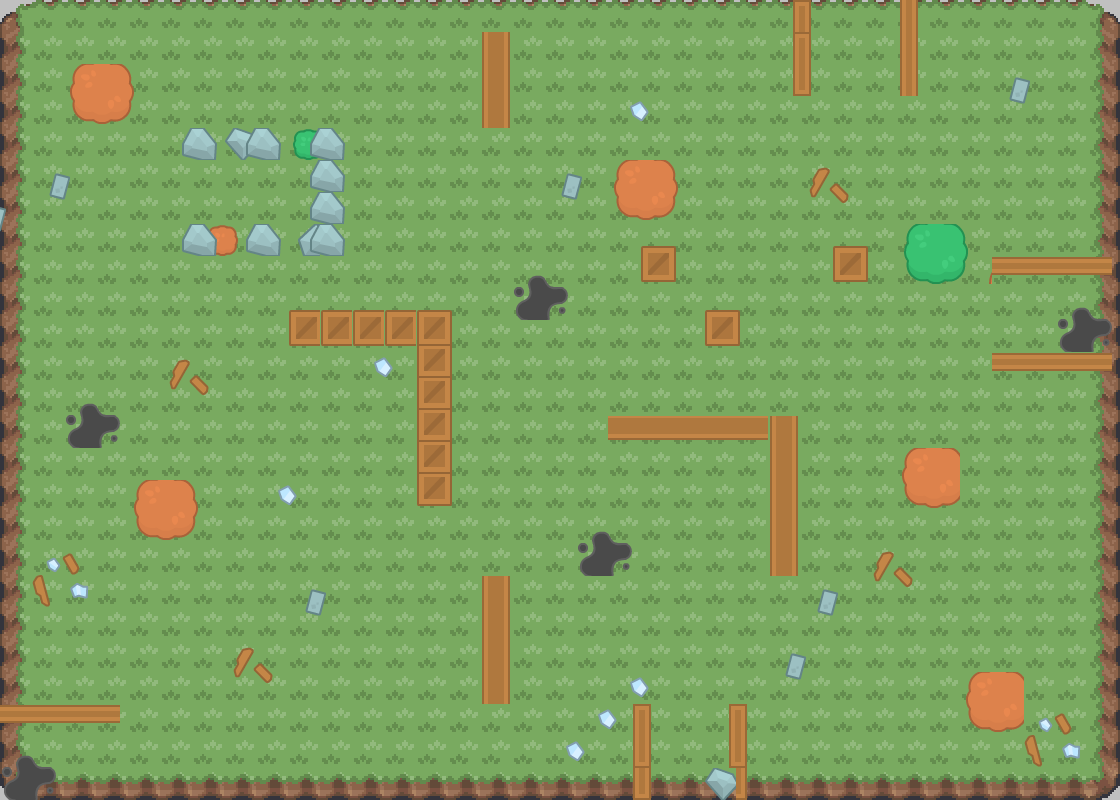

The image is a tile-based game level rendered from a .tmx file. Its description and source (layers, tilesets, objects; grid data summarised) follow:
An orthogonal 35x25 tile map with 32x32 px tiles, 3 tile layers (ground, decorations, walls), 2 tilesets and 34 objects (29x wall, 4x enemy, player).

<map version="1.4" tiledversion="1.4.3" orientation="orthogonal" renderorder="right-down" width="35" height="25" tilewidth="32" tileheight="32" infinite="0" nextlayerid="5" nextobjectid="74">
 <tileset firstgid="1" name="d5c4ijw-b5d34078-ed18-4380-aeb7-bbdbda1fb6d7" tilewidth="32" tileheight="32" tilecount="21" columns="7">
  <image source="../tiles/d5c4ijw-b5d34078-ed18-4380-aeb7-bbdbda1fb6d7.png" width="224" height="96" />
 </tileset>
 <tileset firstgid="22" name="spritesheet_tiles" tilewidth="32" tileheight="32" tilecount="2790" columns="62">
  <image source="../img/spritesheet_tiles.png" width="1988" height="1470" />
 </tileset>
 <layer id="1" name="ground" width="35" height="25">
  <data>[875 cells, 875 non-empty, 9 distinct tile ids]</data>
 </layer>
 <layer id="3" name="decorations" width="35" height="25">
  <data>[875 cells, 97 non-empty, 25 distinct tile ids]</data>
 </layer>
 <layer id="4" name="walls" width="35" height="25">
  <data>[875 cells, 132 non-empty, 30 distinct tile ids]</data>
 </layer>
 <objectgroup id="2" name="Obstacles">
  <object id="33" name="wall" x="482.667" y="32.1667" width="26.6667" height="95.8333" />
  <object id="34" name="wall" x="311.667" y="132.083" width="31.6667" height="122.833" />
  <object id="35" name="wall" x="418.667" y="312.083" width="30.6667" height="193.833" />
  <object id="36" name="wall" x="481.667" y="578.083" width="26.6667" height="126.833" />
  <object id="37" name="wall" x="74.6667" y="68.75" width="52.6667" height="53.8333" />
  <object id="39" name="wall" x="634.667" y="705.083" width="15.6667" height="93.8333" />
  <object id="40" name="wall" x="728.667" y="703.083" width="15.6667" height="94.8333" />
  <object id="41" name="wall" x="769.667" y="417.083" width="25.6667" height="159.833" />
  <object id="42" name="wall" x="794.667" y="2.08335" width="15.6667" height="92.8333" />
  <object id="43" name="wall" x="901.167" y="0.58335" width="15.6667" height="92.8333" />
  <object id="44" name="wall" x="615.167" y="162.583" width="58.6667" height="52.8333" />
  <object id="45" name="wall" x="905.667" y="226.583" width="58.6667" height="52.8333" />
  <object id="46" name="wall" x="901.667" y="449.583" width="58.6667" height="52.8333" />
  <object id="47" name="wall" x="966.667" y="673.583" width="58.6667" height="52.8333" />
  <object id="48" name="wall" x="135.667" y="481.583" width="58.6667" height="52.8333" />
  <object id="49" name="wall" x="184" y="128.917" width="126" height="31.5" />
  <object id="50" name="wall" x="184.333" y="224.25" width="126" height="31.5" />
  <object id="51" name="wall" x="289" y="312.25" width="130" height="31.5" />
  <object id="52" name="wall" x="0.333333" y="704.917" width="118.667" height="17.5" />
  <object id="53" name="wall" x="609.333" y="417.25" width="158.667" height="20.8333" />
  <object id="54" name="wall" x="642" y="247.917" width="33.8337" height="32.1667" />
  <object id="55" name="wall" x="705.333" y="310.583" width="33.8337" height="35.1667" />
  <object id="56" name="wall" x="834" y="247.25" width="34.0004" height="33.8334" />
  <object id="57" name="wall" x="992.333" y="256.167" width="119.834" height="17.1667" />
  <object id="58" name="wall" x="992.083" y="354.417" width="119.834" height="17.1667" />
  <object id="59" name="wall" x="0" y="1" width="1120" height="10" />
  <object id="60" name="wall" x="-1" y="782" width="1119" height="16" />
  <object id="61" name="wall" x="1102" y="2" width="18" height="798" />
  <object id="63" name="wall" x="-1" y="2" width="18" height="798" />
  <object id="69" name="player" x="242" y="181" />
  <object id="70" name="enemy" x="48" y="754" />
  <object id="71" name="enemy" x="690" y="758" />
  <object id="72" name="enemy" x="1068" y="310" />
  <object id="73" name="enemy" x="850" y="32" />
 </objectgroup>
</map>
